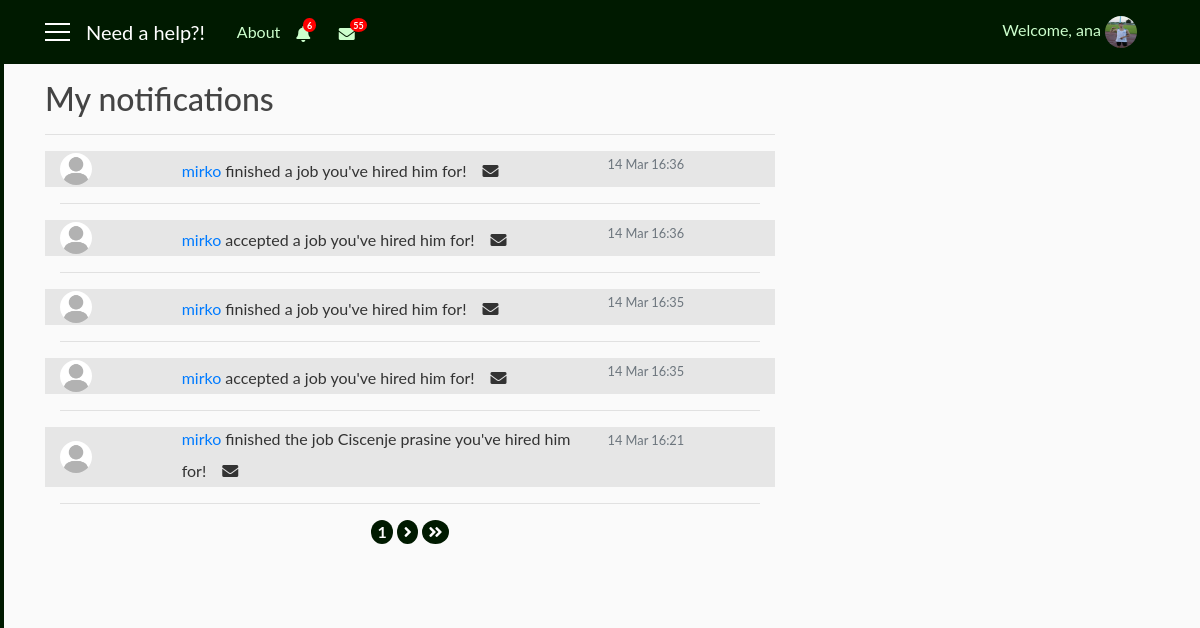
Before: /notifications_client/2 (signed in) with the older database file.
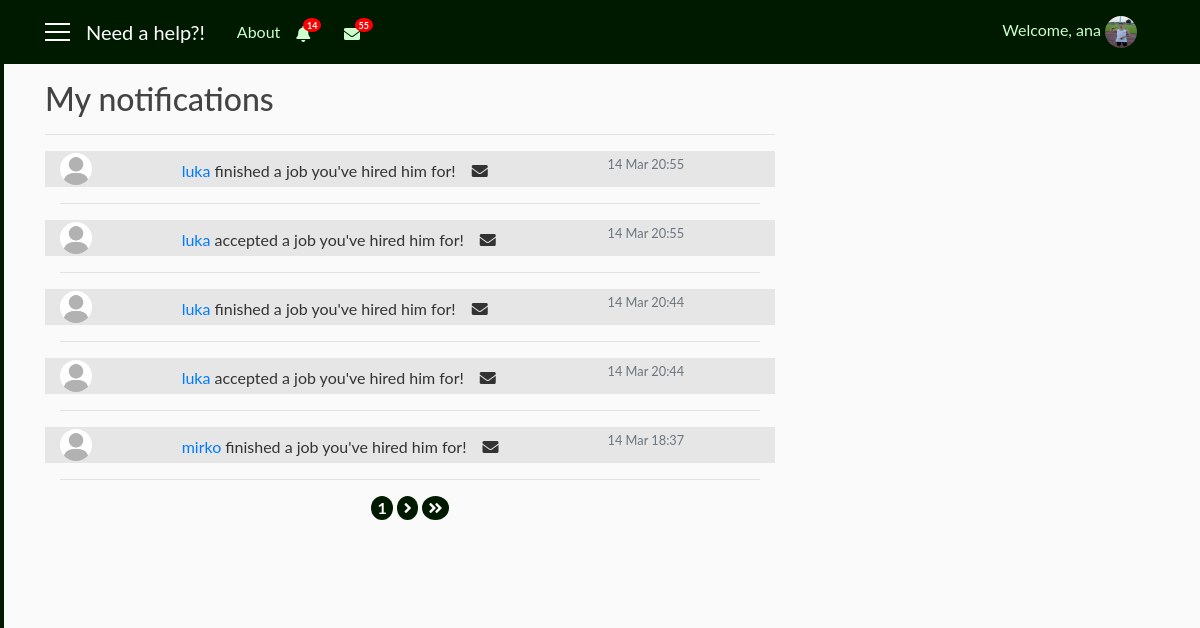
After: the same page with the newer database file.
### user/models.py (models this page shows, shortened)
class ClientNotifications(models.Model):
    client = models.ForeignKey(User, on_delete=models.CASCADE)
    notification = models.CharField(max_length=1000)
    date = models.DateTimeField(auto_now_add=True)
    seen = models.BooleanField(default=False)
    remove = models.BooleanField(default=False)

### need_a_help_app/views.py (the view)
# urls.py: path('notifications_client/<int:pk>', views.NotificationsClientListView.as_view(), name='notifications_client'),
class NotificationsClientListView(LoginRequiredMixin, ListView):
    model = ClientNotifications
    template_name = 'need_a_help_app/notifications_client.html'
    context_object_name = 'notif'
    paginate_by = 5
    def get_queryset(self):
        user = get_object_or_404(User, pk=self.kwargs.get('pk'))
        return ClientNotifications.objects.filter(client=user).order_by('-date')
    def get_context_data(self, **kwargs):
        context_data = super(NotificationsClientListView, self).get_context_data(**kwargs)
        users = User.objects.all()
        us = self.request.user
        not_c = ClientNotifications.objects.filter(client=us, remove=False).order_by('-date')
        not_cli = ClientNotifications.objects.filter(client=us, seen=False).count()
        context_data['us'] = users
        context_data['not_c'] = not_c
        context_data['not_cli'] = not_cli
        return context_data

### need_a_help_app/templates/need_a_help_app/notifications_client.html (shortened to what this page needs)
{% extends 'need_a_help_app/base.html' %}
{% block notify_client %}
    {% if not_c %}
        <i class="nav-item nav-link fas fa-bell mt-1 popOver" data-title="Notifications" data-content="
            <div class='container'>
                {% for n in not_c|slice:'5' %}
                    <div {% if not n.seen %}class='row not_seen'{% else %}class='row not_row' style='cursor: pointer;'{% endif %} onclick='location.href=&quot;{% url 'main' %}?not_c={{ n.id }}&quot;;'>
                        {{ n.notification }}
                        <div class='col-sm-3 col-md-3 col-lg-3'>
                            <small class='text-secondary text-muted'>{{ n.date|date:'dM H:i' }}</small>
                        </div>
                    </div>
                    <hr width=100%>
                {% endfor %}
                <div class='row'>
                    <div class='col-sm-12 col-md-12 col-lg-12 pl-5'>
                        <a href='{% url 'notifications_repairman' user.id %}'>Show all notifications</a>
                    </div>
                </div>
            </div>" data-placement="bottom" data-html="true" data-toggle="popover" data-container="body" data-trigger="click"></i>
        {% if not_cli %}
            <span class="badge badge-notify-bell">{{ not_cli }}</span>
        {% endif %}
    {% else %}
        <i class="nav-item nav-link fas fa-bell mt-1 popOver" data-title="Notifications" data-content="
            <h6 class='text-secondary text-muted' align='center'>No results</h6>" data-placement="bottom" data-html="true" data-toggle="popover" data-container="body" data-trigger="hover"></i>
    {% endif %}
{% endblock %}
{% block mess_client %}
        <span class="badge badge-notify-mess">55</span>
{% endblock %}
{% block content %}
   <h2 class="pt-4">My notifications</h2>
   <hr width="100%">
   {% if notif %}
        <div class='container'>
           {% for n in notif %}
                {% if not n.seen %}
                    <div class="row not_seen" onclick="location.href=&quot;{% url 'main' %}?not_c={{ n.id }}&quot;;">
                        {% autoescape off %}{{ n.notification }}{% endautoescape %}
                        <div class="col-sm-3 col-md-3 col-lg-3">
                            <small class="text-secondary text-muted">{{ n.date|date:'d M H:i' }}</small>
                        </div>
                    </div>
                {% endif %}
                <hr width=100%>
           {% endfor %}
        </div>
    {% else %}
    <h3 class="text-secondary text-muted" align="center">No results</h3>
   {% endif %}
    <div class="container" align="center">
        <div class="row">
            <div class="col-sm-12 col-md-12 col-lg-12 align-items-center justify-content" style="margin: auto">
                {% if is_paginated %}
                    {% for i in page_obj.paginator.page_range %}
                        {% if page_obj.number == i %}
                            <a href="?page={{ i }}"><span class="badge badge-pag">{{ i }}</span></a>
                        {% elif num > page_obj.number|add:'-3' and num < page_obj.number|add:'3' %}
                            <a href="?page={{ i }}"><span class="badge badge-pag">{{ i }}</span></a>
                        {% endif %}
                    {% endfor %}
                    {% if page_obj.has_next %}
                        <a href="?page={{ page_obj.next_page_number }}"><span class="badge badge-pag"><i class="fas fa-angle-right"></i></span></a>
                        <a href="?page={{ page_obj.paginator.num_pages }}"><span class="badge badge-pag"><i class="fas fa-angle-double-right"></i></span></a>
                    {% endif %}
                {% endif %}
            </div>
        </div>
   </div>
{% endblock %}

Changed rows visible on the page:
no longer on this page (row unchanged): ClientNotifications: notification (placeholder picture), notification "mirko finished a job you've hired him for!", date "14 Mar 16:36"
no longer on this page (row unchanged): ClientNotifications: notification (placeholder picture), notification "mirko accepted a job you've hired him for!", date "14 Mar 16:36"
no longer on this page (row unchanged): ClientNotifications: notification (placeholder picture), notification "mirko finished a job you've hired him for!", date "14 Mar 16:35"
no longer on this page (row unchanged): ClientNotifications: notification (placeholder picture), notification "mirko accepted a job you've hired him for!", date "14 Mar 16:35"
no longer on this page (row unchanged): ClientNotifications: notification (placeholder picture), notification "mirko finished the job Ciscenje prasine you've hired him for!", date "14 Mar 16:21"
added ClientNotifications: notification (placeholder picture), notification "luka finished a job you've hired him for!", date "14 Mar 20:55"
added ClientNotifications: notification (placeholder picture), notification "luka accepted a job you've hired him for!", date "14 Mar 20:55"
added ClientNotifications: notification (placeholder picture), notification "luka finished a job you've hired him for!", date "14 Mar 20:44"
added ClientNotifications: notification (placeholder picture), notification "luka accepted a job you've hired him for!", date "14 Mar 20:44"
added ClientNotifications: notification (placeholder picture), notification "mirko finished a job you've hired him for!", date "14 Mar 18:37"
Other visible differences:
{{ not_cli }}: "6" → "14"
